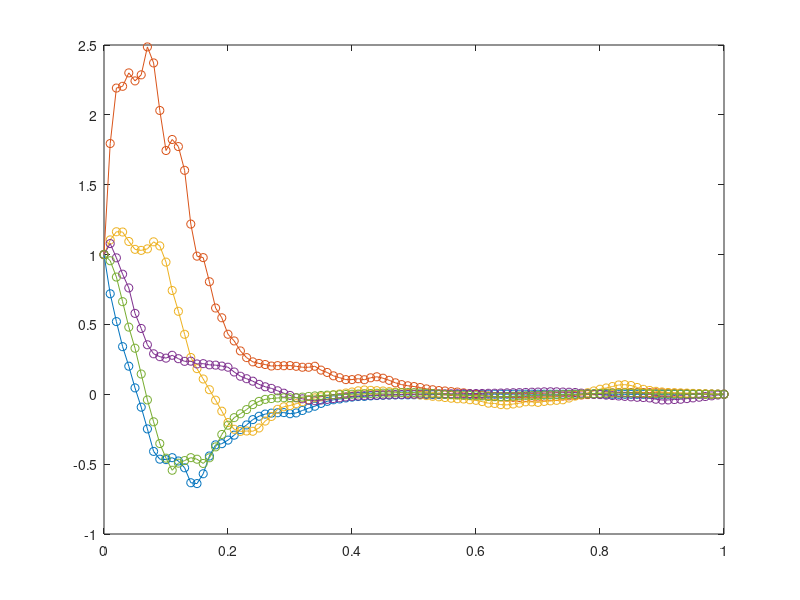

Reproduce this figure in MATLAB.
clear;
clc;

N = 100;
dx = 1.0/(N);
x = [0:dx:1];
xmid = (x(1:length(x)-1) + x(2:end))/2.0;
%Define phi 
d = 1000;
sigma = 1;
for sim=[1 2 3 4 5]
%Define random variable coeffs
xi = randn(d,1);

%Define g(x)
c0 = 1.0;
g = 0.0;
gmid = 0.0;
for i=1:d
   g = g + xi(i)*((sqrt(2)*sigma)./((i-0.5)*pi))*(sin(pi*x*(i-0.5)));
   gmid = gmid + xi(i)*((sqrt(2)*sigma)./((i-0.5)*pi))*(sin(pi*xmid*(i-0.5)));
end
c = c0*exp(g);
cmid = c0*exp(gmid);
A = -2.0*diag(cmid(1:N-1)) + diag(c(2:N-1),-1) + diag(c(2:N-1),1);
b = zeros(N-1,1);
b(1,1) = -c(1);

u = A\b;
plot(x,[1;u;0],'-o');
hold on;
end